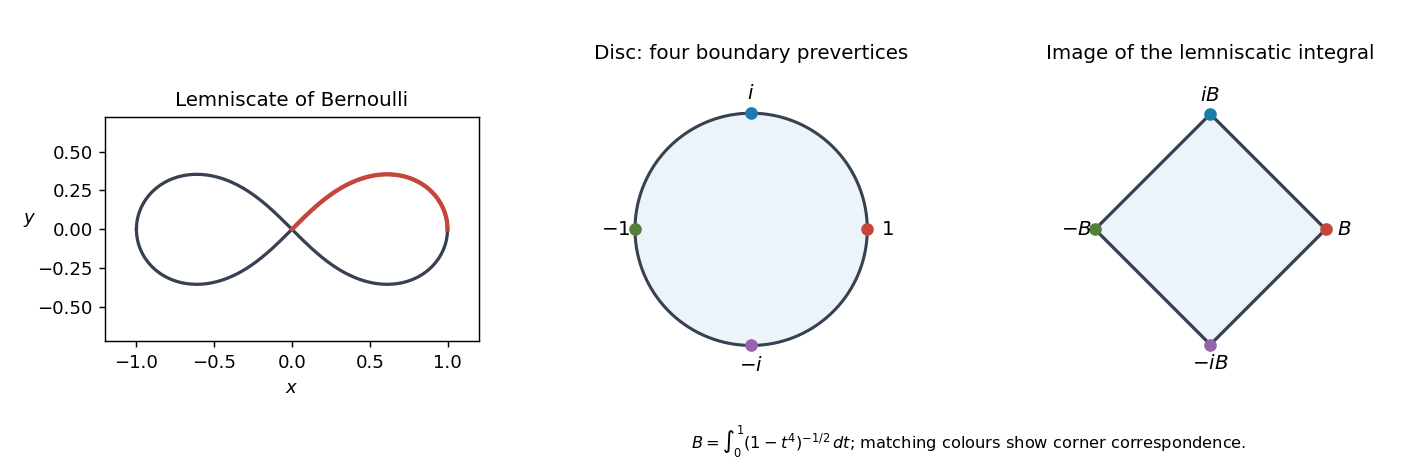

Recreate this plot in Python.
"""Original lemniscate/map-boundary diagram. Python 3.14, NumPy 2.3.5, Matplotlib 3.10.7.
Run from the desired output directory; the PNG is written to caller CWD.
The caller's MPLCONFIGDIR is used unchanged.
"""
from pathlib import Path
import math
import numpy as np
import matplotlib
matplotlib.use('Agg')
import matplotlib.pyplot as plt

B=math.sqrt(math.pi)*math.gamma(.25)/(4*math.gamma(.75))
fig,axes=plt.subplots(1,3,figsize=(10.8,3.6),dpi=130,facecolor='white')
colors=['#c4473a','#187fab','#53813b','#9863ac']
t=np.linspace(0,1,1001)
x=t*np.sqrt((1+t*t)/2);y=t*np.sqrt((1-t*t)/2)
for sx in [-1,1]:
 for sy in [-1,1]:axes[0].plot(sx*x,sy*y,color='#374151',lw=1.8)
axes[0].plot(x,y,color=colors[0],lw=2.4)
axes[0].set_title('Lemniscate of Bernoulli',fontsize=11)
axes[0].set_xlim(-1.2,1.2);axes[0].set_ylim(-.72,.72)
axes[0].set_xlabel('$x$');axes[0].set_ylabel('$y$',rotation=0)
angle=np.linspace(0,2*np.pi,801)
axes[1].plot(np.cos(angle),np.sin(angle),color='#374151',lw=1.7)
axes[1].fill(np.cos(angle),np.sin(angle),color='#edf4f9')
vertices=[1,1j,-1,-1j];labels=['$1$','$i$','$-1$','$-i$']
for z,color,label in zip(vertices,colors,labels):
 axes[1].plot(z.real,z.imag,'o',color=color,ms=6)
 axes[1].text(1.17*z.real,1.17*z.imag,label,ha='center',va='center',fontsize=11)
axes[1].set_title('Disc: four boundary prevertices',fontsize=11)
axes[1].set_xlim(-1.37,1.37);axes[1].set_ylim(-1.37,1.37)
poly=np.array([B,1j*B,-B,-1j*B,B])
axes[2].fill(poly.real,poly.imag,color='#edf4f9')
axes[2].plot(poly.real,poly.imag,color='#374151',lw=1.8)
for z,color,label in zip(vertices,colors,['$B$','$iB$','$-B$','$-iB$']):
 axes[2].plot(B*z.real,B*z.imag,'o',color=color,ms=6)
 axes[2].text(1.16*B*z.real,1.16*B*z.imag,label,ha='center',va='center',fontsize=11)
axes[2].set_title('Image of the lemniscatic integral',fontsize=11)
axes[2].set_xlim(-1.38*B,1.38*B);axes[2].set_ylim(-1.38*B,1.38*B)
for ax in axes:
 ax.set_aspect('equal',adjustable='box');ax.set_facecolor('white')
for ax in axes[1:]:
 ax.set_xticks([]);ax.set_yticks([])
 for spine in ax.spines.values():spine.set_visible(False)
fig.text(.69,.04,r'$B=\int_0^1 (1-t^4)^{-1/2}\,dt$; matching colours show corner correspondence.',ha='center',fontsize=9)
fig.subplots_adjust(left=.075,right=.995,bottom=.17,top=.85,wspace=.23)
fig.savefig(Path(__file__).with_suffix('.png').name,facecolor='white',transparent=False)
plt.close(fig)
